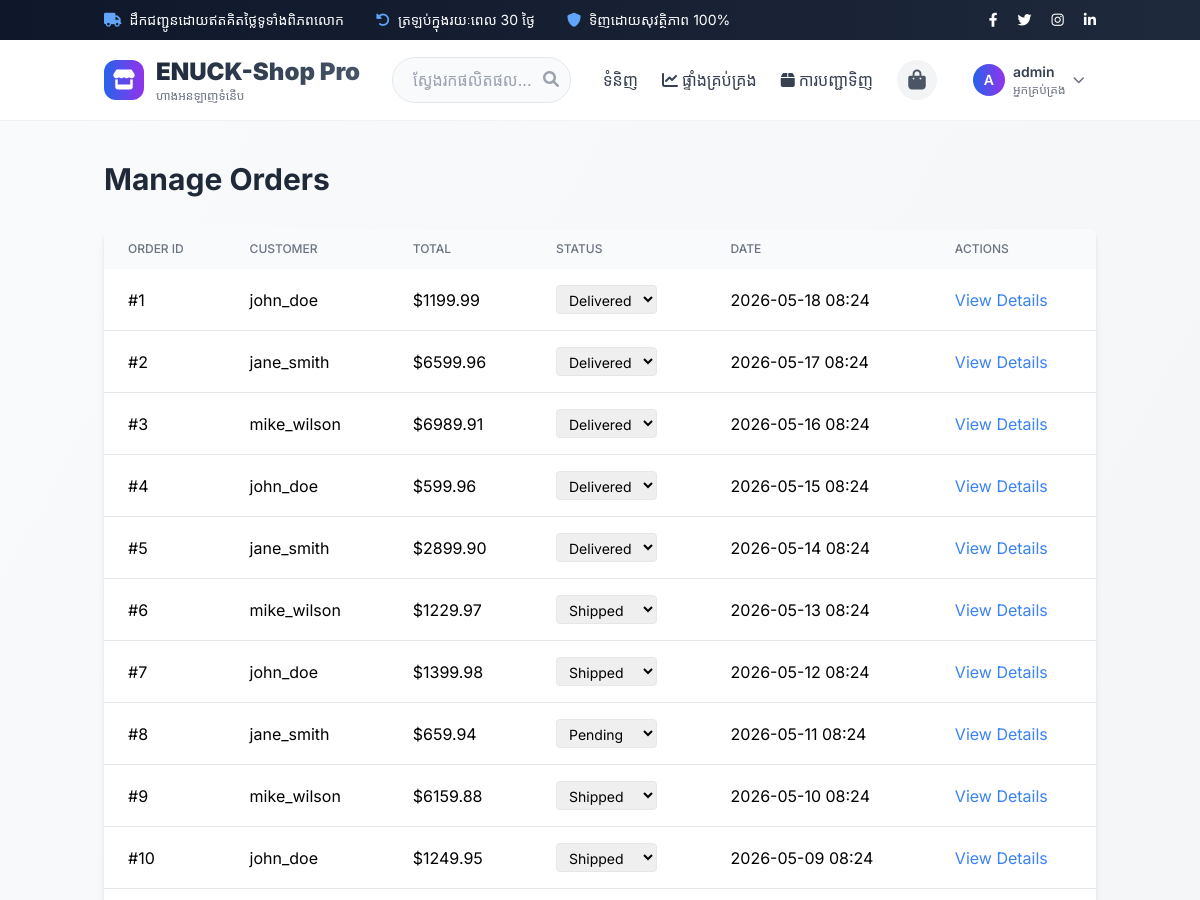
Page /admin/orders (signed in, upper part) on the earlier database version.
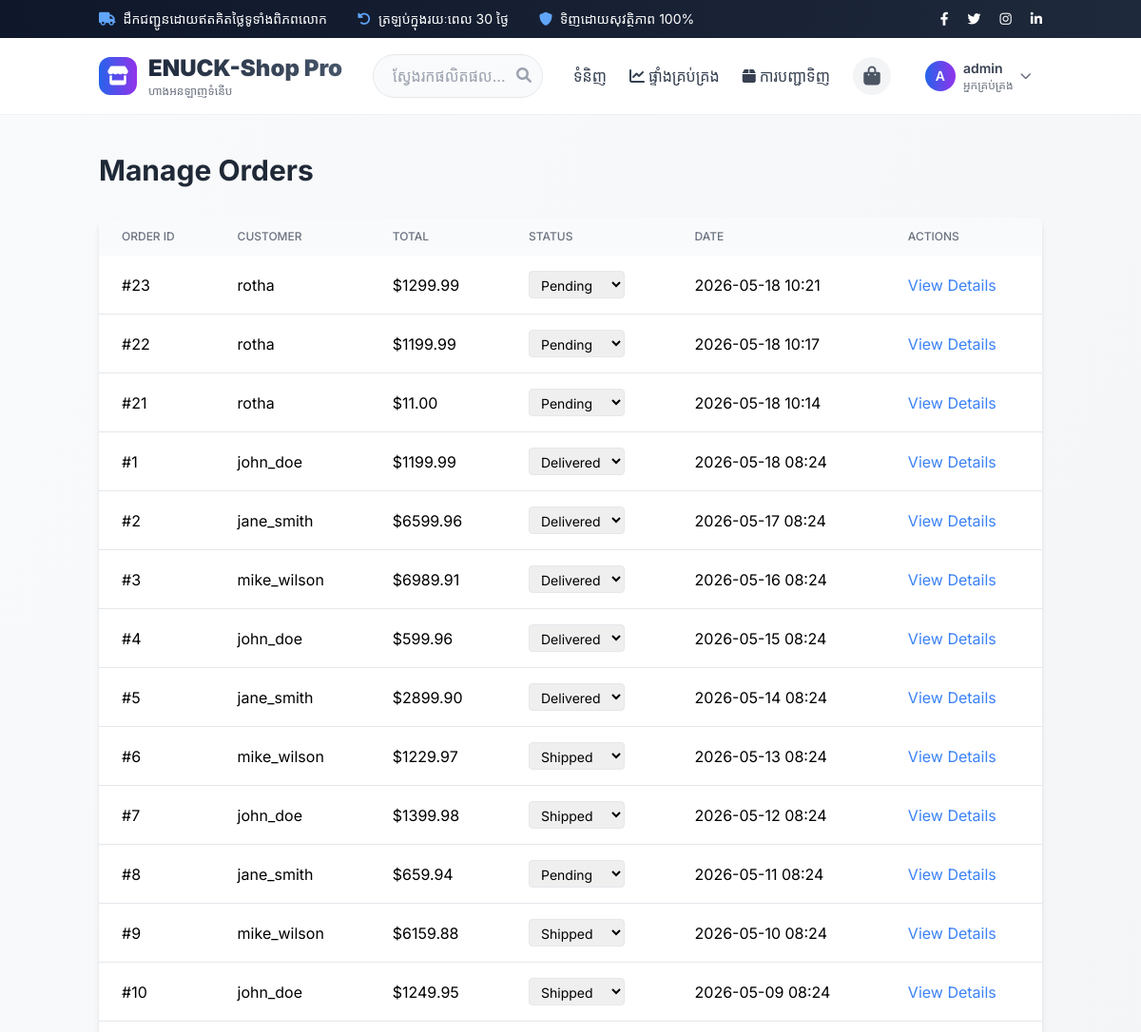
Same page on the later database version.
### models.py (models this page shows)
class Order(Base):
    __tablename__ = "orders"
    id = Column(Integer, primary_key=True, index=True)
    user_id = Column(Integer, ForeignKey("users.id"))
    total_amount = Column(Float)
    status = Column(String, default="pending")  # pending, paid, shipped, delivered
    shipping_address = Column(Text)
    created_at = Column(DateTime, default=datetime.utcnow)
    user = relationship("User", back_populates="orders")
    items = relationship("OrderItem", back_populates="order")

class User(Base):
    __tablename__ = "users"
    id = Column(Integer, primary_key=True, index=True)
    email = Column(String, unique=True, index=True)
    username = Column(String, unique=True, index=True)
    hashed_password = Column(String)
    is_admin = Column(Boolean, default=False)
    created_at = Column(DateTime, default=datetime.utcnow)
    orders = relationship("Order", back_populates="user")
    cart_items = relationship("CartItem", back_populates="user")

### main.py (the view)
@app.get("/admin/orders", response_class=HTMLResponse)
async def admin_orders(request: Request, db: Session = Depends(get_db)):
    current_user = get_current_user_for_template(request)
    if not current_user or not current_user.is_admin:
        return RedirectResponse(url="/login", status_code=302)
    orders = db.query(models.Order).order_by(desc(models.Order.created_at)).all()
    return templates.TemplateResponse("admin/orders.html", {
        "request": request,
        "orders": orders,
        "current_user": current_user
    })

### templates/admin/orders.html (shortened to what this page needs)
{% extends "base.html" %}
{% block content %}
<h1 class="text-3xl font-bold text-gray-800 mb-8">Manage Orders</h1>
<div class="bg-white rounded-lg shadow-md overflow-hidden">
    <div class="overflow-x-auto">
        <table class="w-full">
            <thead class="bg-gray-50">
                <tr>
                    <th class="px-6 py-3 text-left text-xs font-medium text-gray-500 uppercase">Order ID</th>
                    <th class="px-6 py-3 text-left text-xs font-medium text-gray-500 uppercase">Customer</th>
                    <th class="px-6 py-3 text-left text-xs font-medium text-gray-500 uppercase">Total</th>
                    <th class="px-6 py-3 text-left text-xs font-medium text-gray-500 uppercase">Status</th>
                    <th class="px-6 py-3 text-left text-xs font-medium text-gray-500 uppercase">Date</th>
                    <th class="px-6 py-3 text-left text-xs font-medium text-gray-500 uppercase">Actions</th>
                </tr>
            </thead>
            <tbody class="divide-y divide-gray-200">
                {% for order in orders %}
                <tr>
                    <td class="px-6 py-4">#{{ order.id }}</td>
                    <td class="px-6 py-4">{{ order.user.username }}</td>
                    <td class="px-6 py-4">${{ "%.2f"|format(order.total_amount) }}</td>
                    <td class="px-6 py-4">
                        <form action="/admin/orders/update/{{ order.id }}" method="post" class="inline">
                            <select name="status" onchange="this.form.submit()"
                                    class="px-2 py-1 border rounded text-sm">
                                <option value="pending" {% if order.status == 'pending' %}selected{% endif %}>Pending</option>
                                <option value="shipped" {% if order.status == 'shipped' %}selected{% endif %}>Shipped</option>
                                <option value="delivered" {% if order.status == 'delivered' %}selected{% endif %}>Delivered</option>
                            </select>
                        </form>
                    </td>
                    <td class="px-6 py-4">{{ order.created_at.strftime('%Y-%m-%d %H:%M') }}</td>
                    <td class="px-6 py-4">
                        <button onclick="viewOrder({{ order.id }})" class="text-blue-500 hover:text-blue-700">
                            View Details
                        </button>
                    </td>
                </tr>
                {% endfor %}
            </tbody>
        </table>
    </div>
</div>
{% endblock %}

Differences in the rows shown:
added Order: id "23", user.username "rotha", total_amount "1299.99", status "Pending", created_at "2026-05-18 10:21"
added Order: id "22", user.username "rotha", total_amount "1199.99", status "Pending", created_at "2026-05-18 10:17"
added Order: id "21", user.username "rotha", total_amount "11.00", status "Pending", created_at "2026-05-18 10:14"
